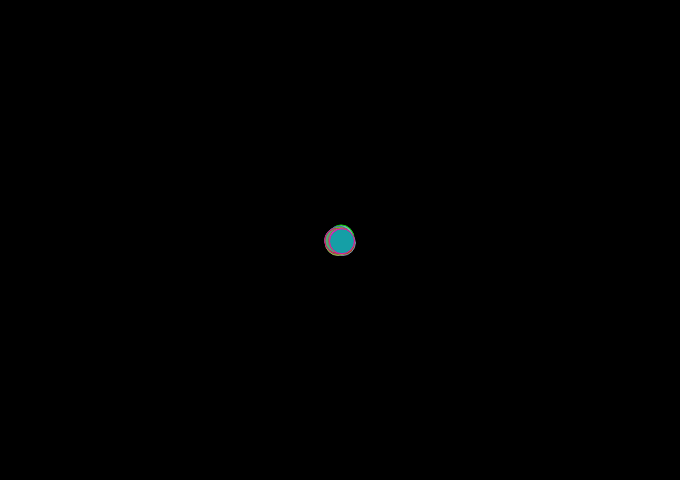
Frame 1 (no input)
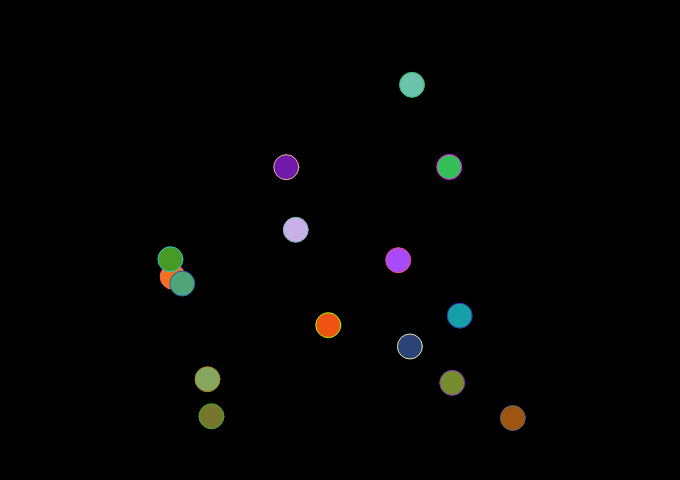
Frame 60 (no input)
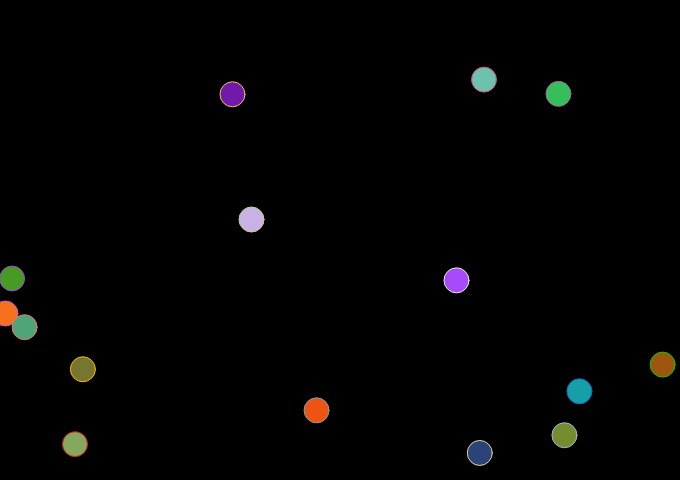
Frame 120 (the mouse pressed at the canvas centre since frame 60)

The p5.js sketch that drew these frames (run headless with seeded random() and noise() and a simulated clock; from frame 60 on, the mouse is pressed at the canvas centre):

// p5.js sketch
// ── sketch.js
/* 
	This is where you put your p5.js Javascript code (your "sketch"). 
	
	I have filled in some demo code just to get you started in setting up a sketch,
	and creating a class. You can delete it or modify it as you see fit. 

	Please feel free to make use of the p5.js reference documentation:
		- https://p5js.org/reference/

	As well their examples:
		- https://p5js.org/examples/
	
	p5.js can be anything covered by the normal Javascript specification, plus
	whatever is included in the specifics of the p5.js specification. 
	
	If, after editing this file, you don't see your changes being implemented when
	you load it in the browser, hold down Shift and click Reload in your browser
	to force it to re-download the script code. 
	
	You can also always look at the Javascript console in your browser to see if
	there are any errors, and use console.log() to send messages to the console,
	which are useful for tracking what is and isn't running, or debugging variables.
	
	If you find the in-class discussion of the below trivially easy, here are a few
	extra challenges to try (in order of difficulty): 
		- Make it so that the text changes color ever time it bounces!
		- Make it so that a number of bouncing texts are spawned instead of one!
		-	Make it so that the moving text creates fading shadows behind it as it goes!
		- Fix the bouncing function so that it is pixel perfect (so the text can't exceed 
			the canvas bounds, no matter what its movement vector is set to)!
		- Make it so that your multiple bouncing texts bounce off of each other as well as
			the canvas bounds!
*/
console.log("sketch.js is loaded and running"); //an example of a logging function

/* Globals */
// Any variables declared here are available to all functions, because they are outside
// of the "scope" of any individual function. Any variables declared with var, let, 
// or const within a function are only available to that function. Try to use globals
// sparingly, but don't be afraid to use them if you need them!

let bouncing_circle = []; //our bouncing circle object


/* setup() is run once, upon starting up the code */
function setup() {
	console.log("setup() is running");
	createCanvas(680,480); //create the canvas and specify its dimensions (in pixels)
	frameRate(60); //how many times draw() is called per second 
	
	//DEMO CODE:
	//create a new bouncingCircle() object, assign it to the global variable bouncing_circle.
	//note that we create this once, in setup(), so we can then access it in draw();
	//note that "width" is a global created by p5.js and contains width of the canvas,
	//and "height" contains the height. Feel free to chance these settings and see
	//what happens. We are, for this example, passing the settings as an object. We
	//could pass them all individually as one long string of arguments to the function,
	//but this way lets us see exactly what each of these variables are corresponding to.
	
  for(var i = 0; i < random(10, 50); i++) {
    bouncing_circle.push(new bouncingCircle({
      // size: 60, // deprecated from old file
      color: color(random(255),random(255),random(255)),
      x: width/2,
      y: height/2,
      d: 25,  // so outline can be more visible
      vx: random(-3,3), //random() is a p5 function that returns a random float within
      vy: random(-3,3)  //the bounds of min,max passed to it.
    }));
  }
}


/* draw() is run over and over again, based on the frameRate() setting in setup() */
/* be careful about putting logging functions here -- they can flood your console! */
function draw() {
	
	background(0); //paint the canvas black -- notice what happens if you comment this line out
	for(var i in bouncing_circle) {
    bouncing_circle[i].draw(); //run the draw() function of the bouncingCircle object we created	
  }
}

//A very simple and naive implementation of a bouncing circle string object
class bouncingCircle {
	
	//constructor() is what initializes the class and its variables
	constructor(args) {
		console.log("new bouncingCircle created");
		/*	For our constructor, we need to make sure the new object has the right properties.
				In this case, we are expecting the programmer to pass them as properties of an
				object called 'args'. We are now transferring the properties of the 'args' object
				to the 'this' object, so that they stick around with this object after constructor()
				finishes running. Note that if the programmer doesn't pass these properties along, it
				could create problems unless we set things up to accommodate that! (see below)
				BTW, there are more efficient/automatic ways to do this 'transferring' of properties, 
				but if you are starting out, being very deliberate and obvious is probably the best!
		*/

		/*	Note the use of the keyword 'this' below. 'this' means "whatever object this
				particular piece of code is part of. So its definition changes depending on
				what code is being written. In this case, it means the bouncingCircle object that
				has been created, so assigning a value to this.d is the same as assigning 
				it to bouncing_circle.d. The useful part about using 'this' is that if we created
				a lot of bouncingCircle objects, we wouldn't need to know their individual variable names.
		*/

		// this.size = args.size; // redundant code but it can be of use for future expandability
		this.x = args.x;
		this.y = args.y;
    this.d = args.d;
		this.vx = args.vx;
		this.vy = args.vy;

		/* Here is an example of how to deal with the possibility that you might not
		   include a given argument -- e.g., setting defaults, so that no error is triggered. */
		if(args.color == undefined) { //any variable not declared will be "undefined"
			this.color = color(255,255,255); //since it is undefined, we give it an RGB color (255,255,255 = white)
		} else {
			this.color = args.color; //but if it is not undefined, we use what argument is provided
		}
		/* 	The above code is written in a maximally lengthy way, so the logic of it is clear.
		 	 	A more compact way to write the above, using a ternary operator, would be:
					this.color = (args.color==undefined)?color(255,255,255):args.color; 
				The ternary operator is the question mark and colon. The syntax is basically:
					condition?true:false;
				Where whatever value is supplied for `true` is returned if the condition evaluates
				to true, and if not, whatever is supplied for `false` will be returned. The only
				advantange this has to the longer version is compactness, which if you are assigning
				a lot of variables this way, can be convenient. The disadvantage is that it is
				easy to make typos and can be tough to see what's going on with them!
		*/
		
	}
	
	//now the function that I call from the main draw() loop. note that I have to call it
	//explicitly from the main draw() loop! also note that I could break this into sub-functions
	//if I wanted to -- e.g., calculating the movement different than the appearance -- which
	//for a more complicated program might be easier to keep track of.
	draw() {
		//formatting the circle -- we do this each time because the program might have 
		//done other things with these settings, and we shouldn't take for granted they
		//will be what we originally set them to.
		stroke(random(255),random(255),random(255)); // trace the outline of the balls
		
			
		fill(this.color); //fill the color of the balls

		//change the location of the ball by adding the vector to the current location
		this.x+=this.vx;
		this.y+=this.vy;

		//calculate whether the new ball position exceeds the bounds, and if so,
		//reverse the sign of the vector (which "bounces" it). this is very simplistic and can
		//lead to situations where the circle overshoots the boundary by a tiny bit if 
		//the vectors are anything but 1. it is just meant as an example.
		//Note: textWidth() is a p5 function that will calculate the pixel width of a
		//given string of circle at the current font settings

		let circle_width = textWidth(this.d); 
		if(this.x+circle_width/2>=width) this.vx*=-1; 
		if(this.x-circle_width/2<=0) this.vx*=-1;
		if(this.y-textSize()/2<=0) this.vy*=-1;
		if(this.y>=height) this.vy*=-1;
	
		//now draw the final circle object at the right coordinatees
		circle(this.x, this.y, this.d);

	}
}
// ── extra.js
/* 
	These are some functions I have found useful. They are nothing special, 
	but they solve annoying programming tasks and may save you the time to look up
	solutions to them. 
*/

/* 
 * This function will take a giving object and make an interactive
 * table that the user can use to manipulate their values.
 * If "Apply settings" is clicked, will run setup() again.
 */
var settings_table_settings;
function addSettingsTable(settings,attach_to="body") {
	if(document.getElementById("settings")) return false; //don't create more than one
	settings_table_settings = settings;
	var o = "<table id='settings_table'>";
	for(var i in Object.keys(settings)) {
		let key = Object.keys(settings)[i];
		o+="<tr><td>";
		o+=key.replaceAll("_"," ")+": ";
		o+="</td><td>";
		console.log(key,typeof settings[key]);
		switch(typeof settings[key]) {
			case "boolean":
				o+="<input type='checkbox' key='"+key+"' id='settings_"+key+"' class='settings_input settings_input_checkbox' "+(settings[key]?"checked ":"")+">";
			break;
			case "number": 
			o+="<input type='text' key='"+key+"' id='settings_"+key+"' class='settings_input settings_input_number' value='"+settings[key]+"'>";
			break;
			default:
				o+="<input type='text' key='"+key+"' id='settings_"+key+"' class='settings_input settings_input_"+(typeof settings[key])+"' value='"+settings[key]+"'>";
			break;
		}
		o+="</td>";
		o+="</tr>";
	}
	o+="</table>";
	o+="<button onclick='apply_settings()'>Apply</button>";
	var d = document.createElement("div");
	d.id = "settings";
	d.innerHTML = o;
	document.querySelector(attach_to).appendChild(d);
}
function apply_settings() {
	for(var i in Object.keys(settings_table_settings)) {
		let key = Object.keys(settings_table_settings)[i];
		switch(typeof settings_table_settings[key]) {
			case "boolean":
				var val = document.getElementById('settings_'+key).checked; //checkbox checked
			break;
			case "number":
				var val = +(document.getElementById('settings_'+key).value); //coerce to number
			break;
			default: 
				var val = (document.getElementById('settings_'+key).value); //don't change
			break;
		}
		settings_table_settings[key] = val;
	}
	setup();
}

/* 
 * A very simple function that checks if two circular objects are touching.
 * It will check the objects for three properties: x, y, and radius. 
 * x and y are the center points of the circle with the supplied radius.
 * Will return 'true' if they are touching/overlapping, 'false' if they are not.
 */ 
function circlesTouching(object1, object2) { 
	let mx = object2.x-object1.x;
	let my = object2.y-object1.y;
	let mdist = sqrt(mx*mx + my*my);
	if(mdist<=(object2.radius + object1.radius)){
		return true;
	} else {
		return false;
	}
}


/* 
 * This function will cause two circular objects, each with movement vectors (vx,vy),
 * to reflect or bounce off of each other. It does this by calculating the angles
 * along which they are touching, and then changing the vectors to the inverse
 * of those. It requires that each object supplied have the following properties:
 * x,y (center coordinates), vx,vy (movement vectors), radius (circle radius).
 */
function circlesReflect(object1, object2) {
	let mx = object2.x-object1.x;
	let my = object2.y-object1.y;
	let mangle = atan2(my,mx);
	
	let targetX = object1.x + cos(mangle)*((object1.radius>object2.radius?object1.radius:object2.radius)*2);
	let targetY = object1.y + sin(mangle)*((object1.radius>object2.radius?object1.radius:object2.radius)*2);
	let ax = (targetX - object2.x);
	let ay = (targetY - object2.y);
	object1.vx-=ax;
	object1.vy-=ay;
	object2.vx+=ax;
	object2.vy+=ay;
}

/* 
 * This function will return 'true' if a mouse click is within the bounds of a circular
 * object as defined by its x,y (center position) and radius properties. To work, this
 * requires that a global variable called mouseClick be declared, and set to 'true'
 * in the mouseClicked() function. It also will require mouseClick to be set to 'false'
 * at the end of every draw() cycle to work.
 */
function circleClicked(object) {
	if(mouseClick) {
		let mx = mouseRealX()-object.x; 
		let my = mouseRealY()-object.y;
		let mdist = sqrt(mx*mx + my*my);    
		if(mdist<=object.radius) return true;
	}
	return false;
}

/*
 * This function will return the correct mouse X location on the Canvas within a window.
 */
function mouseRealX() {
	return mouseX-(window.scrollX);
}
/*
 * This function will return the correct mouse Y location on the Canvas within a window.
 */
function mouseRealY() {
	return mouseY-(window.scrollY);
}


/*
	This is function is an implementation of the Disk Point Picking algorithm, 
	which will distribute points randomly over a given circular disk. To use it,
	give it the coordinates of your disk (two central position coordinates, and the
	diameter of the disk), and it will return two random coordinates within the disk that,
	if you generate a lot of them, will be evenly distributed along the surface.
	It will return an object with the new coordinates as property x and y.
	For more on Disk Point Picking, see: https://mathworld.wolfram.com/DiskPointPicking.html
*/
function diskPointPicking(diskCenterX,diskCenterY,diskDiameter) {
	let a = random(0,1);
	let b = random(0,1);
	if(b<a) { //swap a/b
		var c = a;
		a = b;
		b = c;
	}
	let x = b*(diskDiameter/2)*cos(2*PI*a/b)+(diskCenterX);
	let y = b*(diskDiameter/2)*sin(2*PI*a/b)+(diskCenterY);
	return {'x':x,'y':y};
}

/* 
	This function will translate a given angle (in degrees) and speed 
	into a movement vector (vx,vy) in whatever units the speed unit is in.
	Returns an object with properties vx and vy.
*/
function vector_from_angle_and_speed(angle_degrees,speed) {
	return {'vx':  cos(radians(angle_degrees)) * speed, 'vy': -(sin(radians(angle_degrees)) * speed)};
}

/* 
	This function will check each object in an array of objects for a supplied property
	and return a new array of the same objects where the property is a supplied value. So it will
	weed out any objects that are not 'alive', for example.
*/
function cleanupObjects(object_array,property_name,property_value = true) {
	let new_arr = [];
	for(var i in object_array) {
		if(object_array[i][property_name]==property_value) new_arr.push(object_array[i]);
	}
	return new_arr;
}

console.log('extra.js loaded'); //useful for debugging, to see load order
